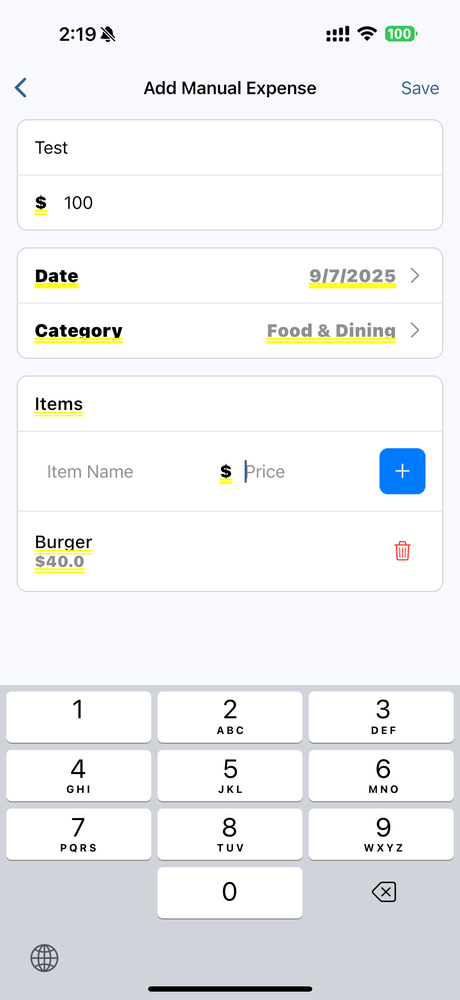
#> input picture Images/IMG_7700.PNG, 460 x 1000 px, shrunk from 1320 x 2868 before the run
$ python -i ocr_service.py   (imports and definitions only)
#> lines starting #> are read from the running program, lines starting #| are printed output that depends on the picture; after the words box and inside, x2 and y2 are one past the last pixel; in counts of white or black regions, pixels touching at a corner belong together
#> further down, picture is the input picture: shape (1000, 460, 3); mean B, G, R 243.5, 241.4, 240.1
import cv2
import numpy as np
import pytesseract
from PIL import Image
import io
import base64
from datetime import datetime
import re
from dateutil import parser

class OCRService:
    def __init__(self):
        # Use LSTM OCR engine + block mode (psm 6 = uniform blocks)
        self.custom_config = r'--oem 3 --psm 6'

    def preprocess_image(self, image):
        """Enhance image for better OCR using OpenCV techniques."""
        gray = cv2.cvtColor(image, cv2.COLOR_BGR2GRAY)
        gray = cv2.bilateralFilter(gray, 11, 17, 17)  # reduce noise, keep edges
        gray = cv2.adaptiveThreshold(
            gray, 255,
            cv2.ADAPTIVE_THRESH_GAUSSIAN_C,
            cv2.THRESH_BINARY,
            11, 2
        )
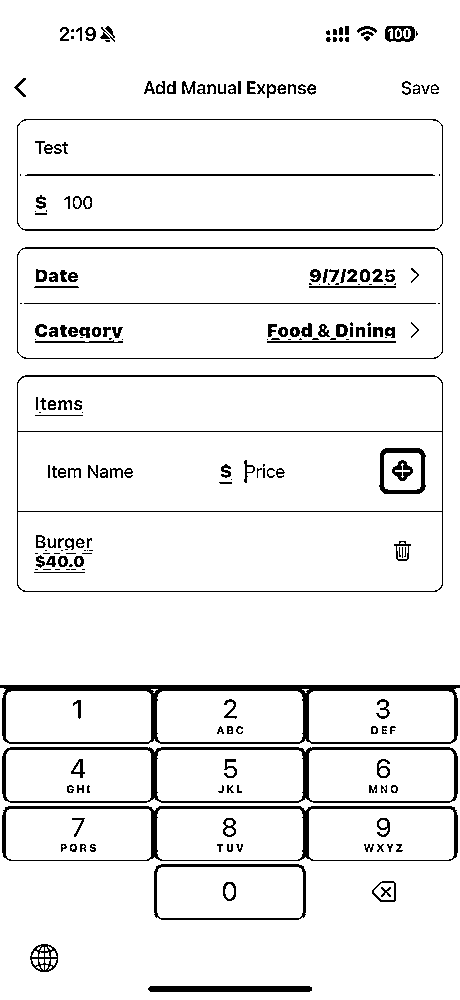
#> gray: shape (1000, 460); 93.5% white; 226 black regions (66 under 20 px), largest, box (x1, y1, x2, y2) and area: (0, 685, 460, 744) 4622, (2, 747, 458, 803) 3176, (2, 806, 458, 861) 2760
        return gray

    # [123 lines left out: functions extract_text, extract_vendor, extract_date, extract_total, process_receipt, not called in this run]

>>> import cv2
>>> picture = cv2.imread('../../../Images/IMG_7700.PNG')
>>> result = OCRService().preprocess_image(picture)

$ run again, on Images/IMG_7702.PNG
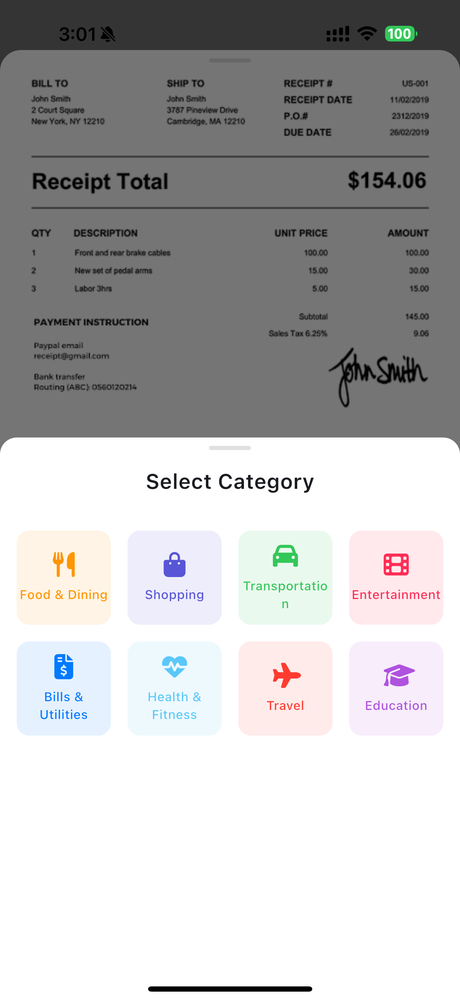
#> input picture Images/IMG_7702.PNG, 460 x 1000 px, shrunk from 1320 x 2868 before the run
#> picture is the input picture: shape (1000, 460, 3); mean B, G, R 185.9, 185.2, 185.7
#> in preprocess_image, `gray = cv2.adaptiveThreshold( gray, 255, cv2.ADAPTIVE_THRESH_GAUSSIAN_..`:
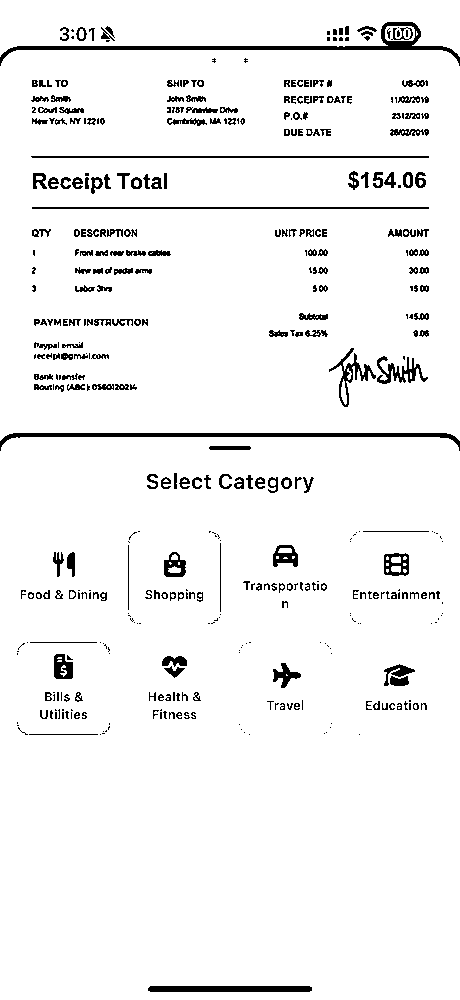
#> gray: shape (1000, 460); 94.9% white; 434 black regions (172 under 20 px), largest, box (x1, y1, x2, y2) and area: (0, 22, 460, 66) 2281, (0, 433, 460, 451) 1896, (148, 986, 312, 992) 975

$ run again, on Images/IMG_7709.PNG
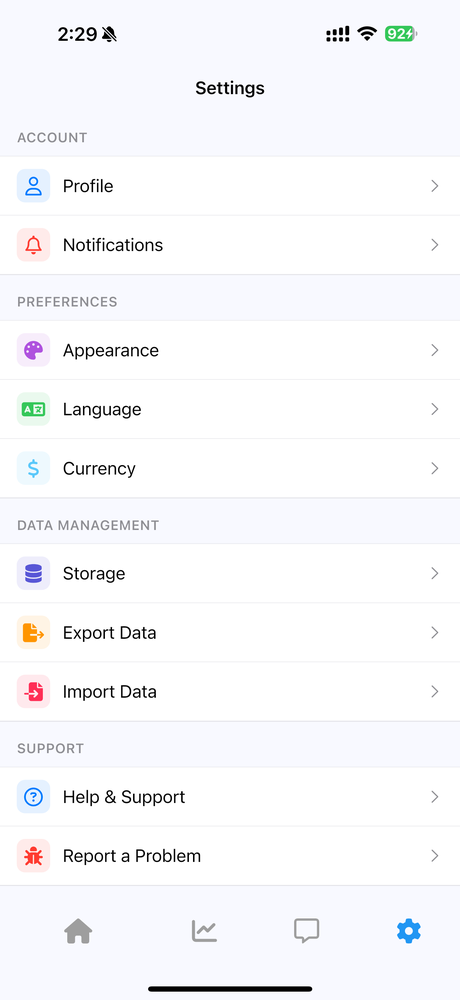
#> input picture Images/IMG_7709.PNG, 460 x 1000 px, shrunk from 1320 x 2868 before the run
#> picture is the input picture: shape (1000, 460, 3); mean B, G, R 250.6, 248, 247.7
#> in preprocess_image, `gray = cv2.adaptiveThreshold( gray, 255, cv2.ADAPTIVE_THRESH_GAUSSIAN_..`:
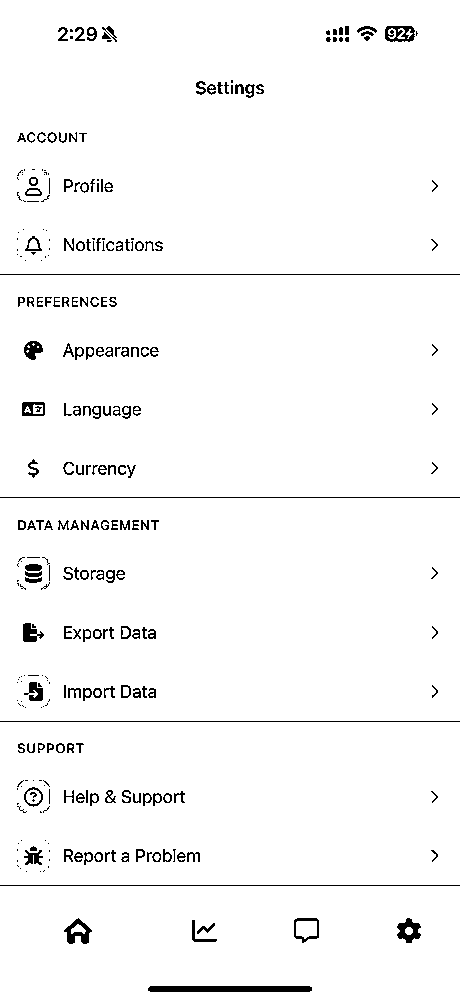
#> gray: shape (1000, 460); 97.1% white; black in thin lines or dots

$ run again, on Images/IMG_7710.PNG
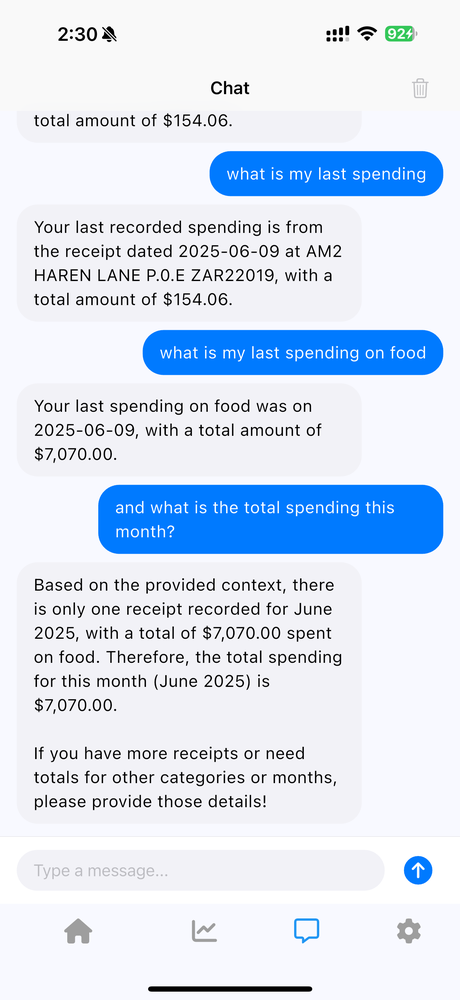
#> input picture Images/IMG_7710.PNG, 460 x 1000 px, shrunk from 1320 x 2868 before the run
#> picture is the input picture: shape (1000, 460, 3); mean B, G, R 243.1, 226.3, 214
#> in preprocess_image, `gray = cv2.cvtColor(image, cv2.COLOR_BGR2GRAY)`:
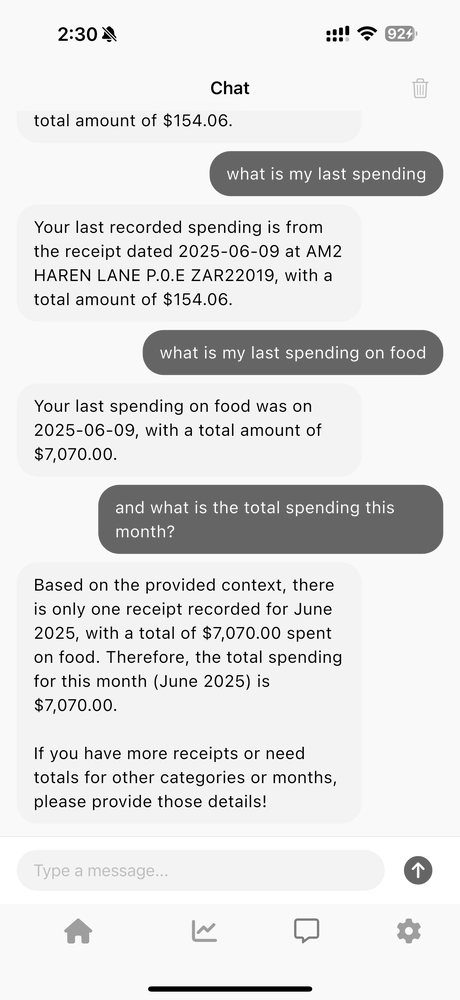
#> gray: shape (1000, 460); min 0, max 255, mean 224.6
#> in preprocess_image, `gray = cv2.adaptiveThreshold( gray, 255, cv2.ADAPTIVE_THRESH_GAUSSIAN_..`:
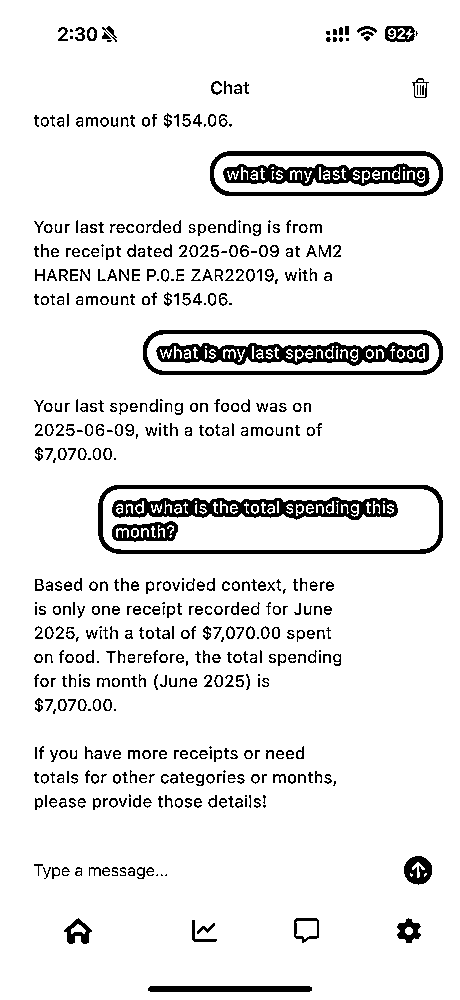
#> gray: shape (1000, 460); 91.3% white; 544 black regions (90 under 20 px), largest, box (x1, y1, x2, y2) and area: (112, 497, 398, 520) 3599, (156, 342, 429, 366) 3404, (98, 485, 443, 554) 3212
